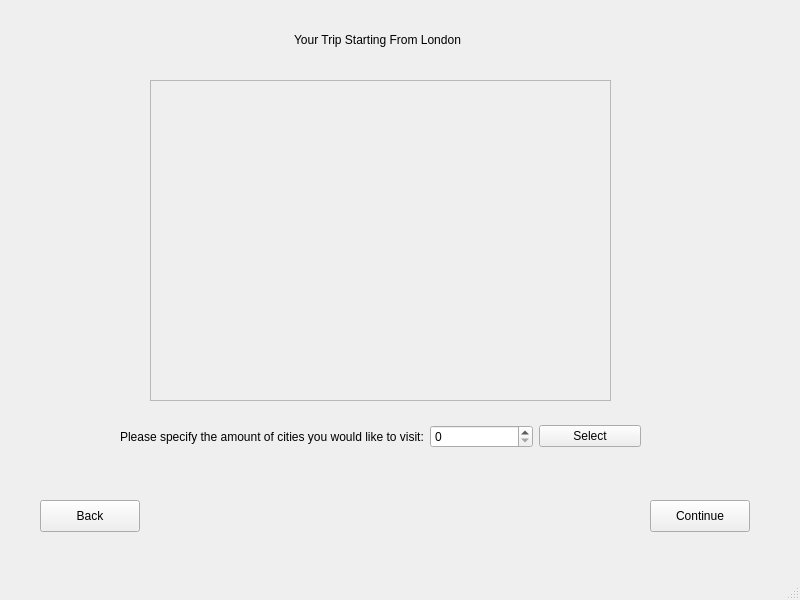
<?xml version="1.0" encoding="UTF-8"?>
<ui version="4.0">
 <class>londonWindow1</class>
 <widget class="QMainWindow" name="londonWindow1">
  <property name="geometry">
   <rect>
    <x>0</x>
    <y>0</y>
    <width>800</width>
    <height>600</height>
   </rect>
  </property>
  <property name="windowTitle">
   <string/>
  </property>
  <widget class="QWidget" name="centralwidget">
   <widget class="QWidget" name="verticalLayoutWidget">
    <property name="geometry">
     <rect>
      <x>150</x>
      <y>80</y>
      <width>461</width>
      <height>321</height>
     </rect>
    </property>
    <layout class="QVBoxLayout" name="verticalLayout">
     <item>
      <widget class="QScrollArea" name="scrollArea">
       <property name="widgetResizable">
        <bool>true</bool>
       </property>
       <widget class="QWidget" name="scrollAreaWidgetContents">
        <property name="geometry">
         <rect>
          <x>0</x>
          <y>0</y>
          <width>457</width>
          <height>317</height>
         </rect>
        </property>
       </widget>
      </widget>
     </item>
    </layout>
   </widget>
   <widget class="QWidget" name="horizontalLayoutWidget">
    <property name="geometry">
     <rect>
      <x>120</x>
      <y>420</y>
      <width>521</width>
      <height>33</height>
     </rect>
    </property>
    <layout class="QHBoxLayout" name="horizontalLayout">
     <item>
      <widget class="QLabel" name="label">
       <property name="text">
        <string>Please specify the amount of cities you would like to visit:</string>
       </property>
      </widget>
     </item>
     <item>
      <widget class="QSpinBox" name="quantitySpinBox"/>
     </item>
     <item>
      <widget class="QPushButton" name="selectButton">
       <property name="text">
        <string>Select</string>
       </property>
      </widget>
     </item>
    </layout>
   </widget>
   <widget class="QPushButton" name="backButton">
    <property name="geometry">
     <rect>
      <x>40</x>
      <y>500</y>
      <width>100</width>
      <height>32</height>
     </rect>
    </property>
    <property name="text">
     <string>Back</string>
    </property>
   </widget>
   <widget class="QPushButton" name="continueButton">
    <property name="geometry">
     <rect>
      <x>650</x>
      <y>500</y>
      <width>100</width>
      <height>32</height>
     </rect>
    </property>
    <property name="text">
     <string>Continue</string>
    </property>
   </widget>
   <widget class="QLabel" name="label_2">
    <property name="geometry">
     <rect>
      <x>147</x>
      <y>30</y>
      <width>461</width>
      <height>20</height>
     </rect>
    </property>
    <property name="text">
     <string>Your Trip Starting From London</string>
    </property>
    <property name="alignment">
     <set>Qt::AlignmentFlag::AlignCenter</set>
    </property>
   </widget>
   <widget class="QLabel" name="warningLabel">
    <property name="geometry">
     <rect>
      <x>130</x>
      <y>470</y>
      <width>481</width>
      <height>20</height>
     </rect>
    </property>
    <property name="text">
     <string/>
    </property>
    <property name="alignment">
     <set>Qt::AlignmentFlag::AlignCenter</set>
    </property>
   </widget>
  </widget>
  <widget class="QMenuBar" name="menubar">
   <property name="geometry">
    <rect>
     <x>0</x>
     <y>0</y>
     <width>800</width>
     <height>24</height>
    </rect>
   </property>
  </widget>
  <widget class="QStatusBar" name="statusbar"/>
 </widget>
 <resources/>
 <connections/>
</ui>
